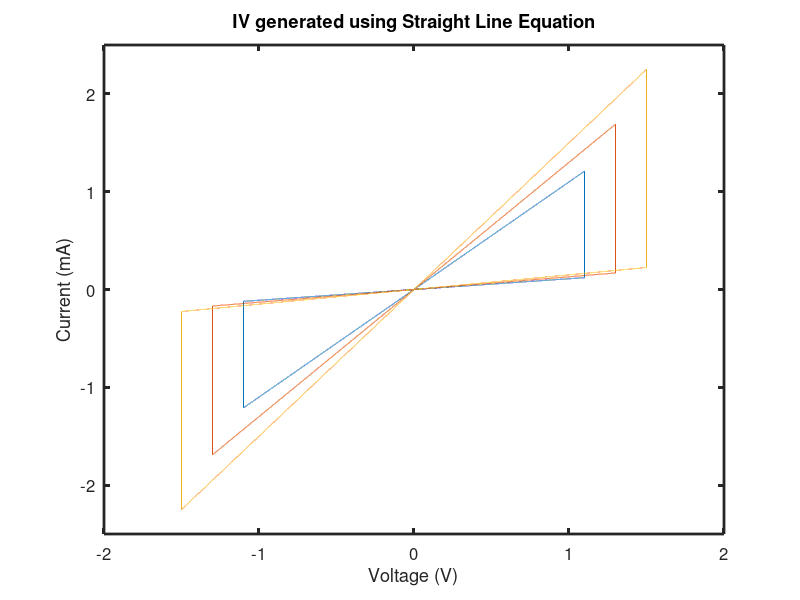
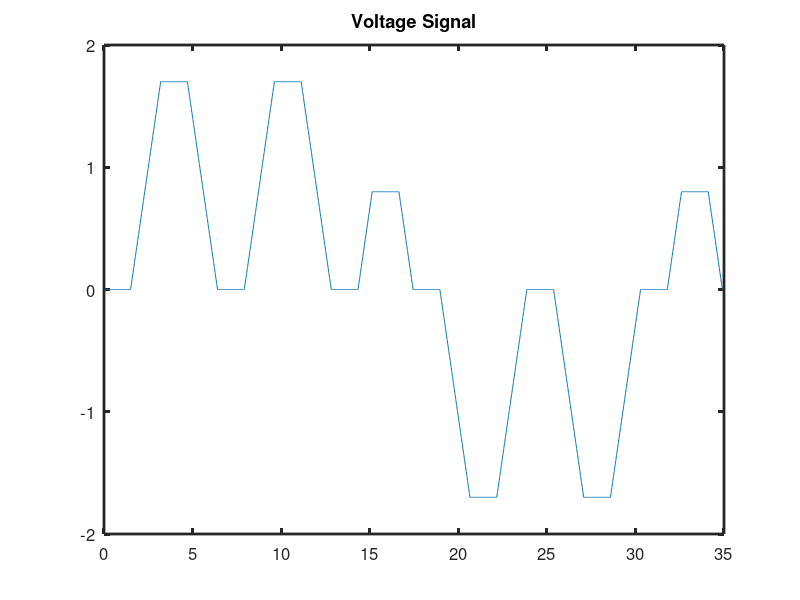
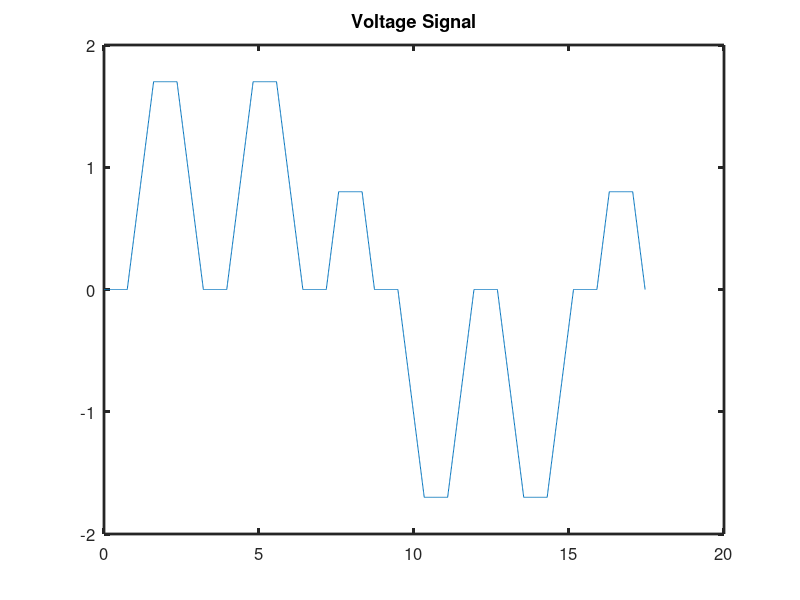
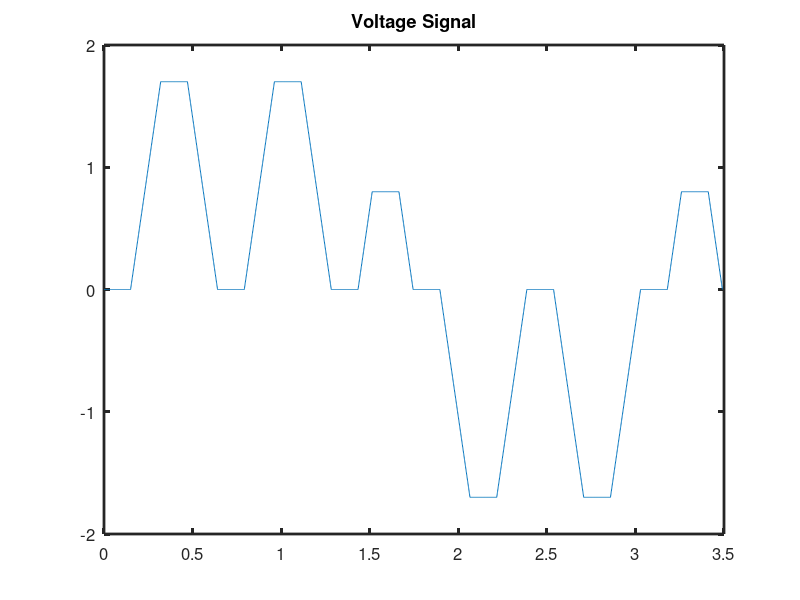

These charts were generated, in order, by the following MATLAB code:
clc;
close all;
clear all;
% Generation of IV %
Vset=[1.1,1.3,1.5];
Vreset=[-1.1,-1.3,-1.5];
%HRS%
m_h = [0.11,0.13,0.15];
for i=1:3
    v_h{i,1} = Vreset(i):0.0001:Vset(i);
    a = v_h{i,1};
    c_h{i,1} = m_h(i)*a;
end
%LRS%
m_l = [1.1,1.3,1.5];
for i=1:3
    v_l{i,1} = Vset(i):-0.0001:Vreset(i);
    a = v_l{i,1};
    c_l{i,1} = m_l(i)*a;
end
%all%
for i=1:3
    v_all{i,1} = cat(2,v_h{i,1},v_l{i,1},v_h{i,1}(1));
    c_all{i,1} = cat(2,c_h{i,1},c_l{i,1},c_h{i,1}(1));
end
for i=1:3
    plot(v_all{i,1},c_all{i,1});
    hold on
end
set(gca,'FontSize', 12, 'LineWidth', 2);
xlabel('Voltage (V)');
ylabel('Current (mA)');
title('IV generated using Straight Line Equation');
xlim([-2.0 2.0]);
ylim([-2.5 2.5]);
% Voltage Signal Generation%
%read pluse%
Vmax=1.7;
Vmin=-1.7;
Vread = 0.8;
v1 = repelem([0.0],150);
v2 = 0:0.01:Vmax;
v3 = repelem([Vmax],150);
v4 = Vmax:-0.01:0;
vv_set = cat(2,v1,v2,v3,v4);
v1 = repelem([0.0],150);
v2 = 0:-0.01:Vmin;
v3 = repelem([Vmin],150);
v4 = Vmin:0.01:0;
vv_reset = cat(2,v1,v2,v3,v4);
v1 = repelem([0.0],150);
v2 = 0:0.01:Vread;
v3 = repelem([Vread],150);
v4 = Vread:-0.01:0;
vv_read = cat(2,v1,v2,v3,v4);
v = cat(2,vv_set,vv_set,vv_read,vv_reset,vv_reset,vv_read);
deltat = [0.01,0.005,0.001];
for i =1:3
    v_sig{i,1} = v;
end
t_sig{1,1} = 0:0.01:34.91;
t_sig{2,1} = 0:0.005:17.455;
t_sig{3,1} = 0:0.001:3.491;
for i=1:3
    figure;
    plot(t_sig{i,1},v_sig{i,1});
    set(gca,'FontSize', 12, 'LineWidth', 2);
    title('Voltage Signal');
end
%random read pluse%
% vv_1 = [vv_read,vv_set];
% vv_2 = [vv_read,vv_reset];
% vv = {vv_1;vv_2};
% v = [];
% for n =1:10
% %     r = Vmin+(Vmax-Vmin)*rand(1);
%     r = randi([1,2],1,1);
%     v = [v,vv{r}];
% end
% for i =1:3
%     v_sig{i,1} = v;
% end
% deltat = [0.01,0.005,0.001];
% t_sig{1,1} = 0:0.01:110.39;
% t_sig{2,1} = 0:0.005:55.195;
% t_sig{3,1} = 0:0.001:11.039;
% for i=1:3
%     figure;
%     plot(t_sig{i,1},v_sig{i,1});
%     set(gca,'FontSize', 12, 'LineWidth', 2);
%     title('Voltage Signal');
% end
%discrete state Calculation%
for j =1:3
    for i = 1:length(v_sig{j,1})
        if v_sig{j,1}(i)>Vset(j)
            state{j,1}(i)=0;
        elseif v_sig{j,1}(i)< Vreset(j)
            state{j,1}(i)=1;
        else
            if i==1
                state{j,1}(i)=1;
            else
                state{j,1}(i)=state{j,1}(i-1);
            end
        end
        if state{j,1}(i)==1 % HRS
            I_sig{j,1}(i)=interp1(v_h{j,1},c_h{j,1},v_sig{j,1}(i),'linear','extrap');
        else % LRS
            I_sig{j,1}(i)=interp1(v_l{j,1},c_l{j,1},v_sig{j,1}(i),'linear','extrap');
        end
    end
end
figure;
for i=1:3
    plot(t_sig{i,1},state{i,1});
    hold on
end
set(gca,'FontSize', 12, 'LineWidth', 2);
ylim([-0.1,1.1]);
title('Discrete State');
figure;
for i=1:3
    plot(t_sig{i,1},I_sig{i,1});
    hold on
end
set(gca,'FontSize', 12, 'LineWidth', 2);
title('Current')
figure;
for i=1:3
    plot(v_sig{i,1},I_sig{i,1});
    hold on
end
set(gca,'FontSize', 12, 'LineWidth', 2);
title('IV for RRAM')
for i=1:3
    b{i,1} = size(state{i,1});
    state{i,1} = reshape(state{i,1},b{i,1}(2),1);
    v_sig{i,1} = reshape(v_sig{i,1},b{i,1}(2),1);
    I_sig{i,1} = reshape(I_sig{i,1},b{i,1}(2),1);
    t_sig{i,1} = reshape(t_sig{i,1},b{i,1}(2),1);
end
%% 
%csv file%
% same points%
% xlswrite('IV_RRAM_TriD_17_1_SWEEP.csv', cellstr('Time=0.01'),'A1:A1');
% xlswrite('IV_RRAM_TriD_17_1_SWEEP.csv', cellstr('State_0.01'),'B1:B1');
% xlswrite('IV_RRAM_TriD_17_1_SWEEP.csv', cellstr('Voltage_0.01'),'C1:C1');
% xlswrite('IV_RRAM_TriD_17_1_SWEEP.csv', cellstr('Current_0.01'),'D1:D1');
% xlswrite('IV_RRAM_TriD_17_1_SWEEP.csv', t_sig{1,1},'A2:A481');
% xlswrite('IV_RRAM_TriD_17_1_SWEEP.csv', state{1,1},'B2:B481');
% xlswrite('IV_RRAM_TriD_17_1_SWEEP.csv', v_sig{1,1},'C2:C481');
% xlswrite('IV_RRAM_TriD_17_1_SWEEP.csv', I_sig{1,1},'D2:D481');
% xlswrite('IV_RRAM_TriD_17_1_SWEEP.csv', cellstr('Time=0.005'),'E1:E1');
% xlswrite('IV_RRAM_TriD_17_1_SWEEP.csv', cellstr('State_0.005'),'F1:F1');
% xlswrite('IV_RRAM_TriD_17_1_SWEEP.csv', cellstr('Voltage_0.005'),'G1:G1');
% xlswrite('IV_RRAM_TriD_17_1_SWEEP.csv', cellstr('Current_0.005'),'H1:H1');
% xlswrite('IV_RRAM_TriD_17_1_SWEEP.csv', t_sig{2,1},'E2:E481');
% xlswrite('IV_RRAM_TriD_17_1_SWEEP.csv', state{2,1},'F2:F481');
% xlswrite('IV_RRAM_TriD_17_1_SWEEP.csv', v_sig{2,1},'G2:G481');
% xlswrite('IV_RRAM_TriD_17_1_SWEEP.csv', I_sig{2,1},'H2:H481');
% xlswrite('IV_RRAM_TriD_17_1_SWEEP.csv', cellstr('Time=0.001'),'I1:I1');
% xlswrite('IV_RRAM_TriD_17_1_SWEEP.csv', cellstr('State_0.001'),'J1:J1');
% xlswrite('IV_RRAM_TriD_17_1_SWEEP.csv', cellstr('Voltage_0.001'),'K1:K1');
% xlswrite('IV_RRAM_TriD_17_1_SWEEP.csv', cellstr('Current_0.001'),'L1:L1');
% xlswrite('IV_RRAM_TriD_17_1_SWEEP.csv', t_sig{3,1},'I2:I481');
% xlswrite('IV_RRAM_TriD_17_1_SWEEP.csv', state{3,1},'J2:J481');
% xlswrite('IV_RRAM_TriD_17_1_SWEEP.csv', v_sig{3,1},'K2:K481');
% xlswrite('IV_RRAM_TriD_17_1_SWEEP.csv', I_sig{3,1},'L2:L481');
% xlswrite('IV_RRAM_RanD_17_1_SWEEP.csv', cellstr('Time=0.01'),'A1:A1');
% xlswrite('IV_RRAM_RanD_17_1_SWEEP.csv', cellstr('State_0.01'),'B1:B1');
% xlswrite('IV_RRAM_RanD_17_1_SWEEP.csv', cellstr('Voltage_0.01'),'C1:C1');
% xlswrite('IV_RRAM_RanD_17_1_SWEEP.csv', cellstr('Current_0.01'),'D1:D1');
% xlswrite('IV_RRAM_RanD_17_1_SWEEP.csv', t_sig{1,1},'A2:A1541');
% xlswrite('IV_RRAM_RanD_17_1_SWEEP.csv', state{1,1},'B2:B1541');
% xlswrite('IV_RRAM_RanD_17_1_SWEEP.csv', v_sig{1,1},'C2:C1541');
% xlswrite('IV_RRAM_RanD_17_1_SWEEP.csv', I_sig{1,1},'D2:D1541');
% xlswrite('IV_RRAM_RanD_17_1_SWEEP.csv', cellstr('Time=0.005'),'E1:E1');
% xlswrite('IV_RRAM_RanD_17_1_SWEEP.csv', cellstr('State_0.005'),'F1:F1');
% xlswrite('IV_RRAM_RanD_17_1_SWEEP.csv', cellstr('Voltage_0.005'),'G1:G1');
% xlswrite('IV_RRAM_RanD_17_1_SWEEP.csv', cellstr('Current_0.005'),'H1:H1');
% xlswrite('IV_RRAM_RanD_17_1_SWEEP.csv', t_sig{2,1},'E2:E1541');
% xlswrite('IV_RRAM_RanD_17_1_SWEEP.csv', state{2,1},'F2:F1541');
% xlswrite('IV_RRAM_RanD_17_1_SWEEP.csv', v_sig{2,1},'G2:G1541');
% xlswrite('IV_RRAM_RanD_17_1_SWEEP.csv', I_sig{2,1},'H2:H1541');
% xlswrite('IV_RRAM_RanD_17_1_SWEEP.csv', cellstr('Time=0.001'),'I1:I1');
% xlswrite('IV_RRAM_RanD_17_1_SWEEP.csv', cellstr('State_0.001'),'J1:J1');
% xlswrite('IV_RRAM_RanD_17_1_SWEEP.csv', cellstr('Voltage_0.001'),'K1:K1');
% xlswrite('IV_RRAM_RanD_17_1_SWEEP.csv', cellstr('Current_0.001'),'L1:L1');
% xlswrite('IV_RRAM_RanD_17_1_SWEEP.csv', t_sig{3,1},'I2:I1541');
% xlswrite('IV_RRAM_RanD_17_1_SWEEP.csv', state{3,1},'J2:J1541');
% xlswrite('IV_RRAM_RanD_17_1_SWEEP.csv', v_sig{3,1},'K2:K1541');
% xlswrite('IV_RRAM_RanD_17_1_SWEEP.csv', I_sig{3,1},'L2:L1541');
% xlswrite('IV_RRAM_TriD_17_2_SWEEP.csv', cellstr('Time=0.01'),'A1:A1');
% xlswrite('IV_RRAM_TriD_17_2_SWEEP.csv', cellstr('State_0.01'),'B1:B1');
% xlswrite('IV_RRAM_TriD_17_2_SWEEP.csv', cellstr('Voltage_0.01'),'C1:C1');
% xlswrite('IV_RRAM_TriD_17_2_SWEEP.csv', cellstr('Current_0.01'),'D1:D1');
% xlswrite('IV_RRAM_TriD_17_2_SWEEP.csv', t_sig{1,1},'A2:A3493');
% xlswrite('IV_RRAM_TriD_17_2_SWEEP.csv', state{1,1},'B2:B3493');
% xlswrite('IV_RRAM_TriD_17_2_SWEEP.csv', v_sig{1,1},'C2:C3493');
% xlswrite('IV_RRAM_TriD_17_2_SWEEP.csv', I_sig{1,1},'D2:D3493');
% xlswrite('IV_RRAM_TriD_17_2_SWEEP.csv', cellstr('Time=0.005'),'E1:E1');
% xlswrite('IV_RRAM_TriD_17_2_SWEEP.csv', cellstr('State_0.005'),'F1:F1');
% xlswrite('IV_RRAM_TriD_17_2_SWEEP.csv', cellstr('Voltage_0.005'),'G1:G1');
% xlswrite('IV_RRAM_TriD_17_2_SWEEP.csv', cellstr('Current_0.005'),'H1:H1');
% xlswrite('IV_RRAM_TriD_17_2_SWEEP.csv', t_sig{2,1},'E2:E3493');
% xlswrite('IV_RRAM_TriD_17_2_SWEEP.csv', state{2,1},'F2:F3493');
% xlswrite('IV_RRAM_TriD_17_2_SWEEP.csv', v_sig{2,1},'G2:G3493');
% xlswrite('IV_RRAM_TriD_17_2_SWEEP.csv', I_sig{2,1},'H2:H3493');
% xlswrite('IV_RRAM_TriD_17_2_SWEEP.csv', cellstr('Time=0.001'),'I1:I1');
% xlswrite('IV_RRAM_TriD_17_2_SWEEP.csv', cellstr('State_0.001'),'J1:J1');
% xlswrite('IV_RRAM_TriD_17_2_SWEEP.csv', cellstr('Voltage_0.001'),'K1:K1');
% xlswrite('IV_RRAM_TriD_17_2_SWEEP.csv', cellstr('Current_0.001'),'L1:L1');
% xlswrite('IV_RRAM_TriD_17_2_SWEEP.csv', t_sig{3,1},'I2:I3493');
% xlswrite('IV_RRAM_TriD_17_2_SWEEP.csv', state{3,1},'J2:J3493');
% xlswrite('IV_RRAM_TriD_17_2_SWEEP.csv', v_sig{3,1},'K2:K3493');
% xlswrite('IV_RRAM_TriD_17_2_SWEEP.csv', I_sig{3,1},'L2:L3493');
% xlswrite('IV_RRAM_RanD_17_2_SWEEP.csv', cellstr('Time=0.01'),'A1:A1');
% xlswrite('IV_RRAM_RanD_17_2_SWEEP.csv', cellstr('State_0.01'),'B1:B1');
% xlswrite('IV_RRAM_RanD_17_2_SWEEP.csv', cellstr('Voltage_0.01'),'C1:C1');
% xlswrite('IV_RRAM_RanD_17_2_SWEEP.csv', cellstr('Current_0.01'),'D1:D1');
% xlswrite('IV_RRAM_RanD_17_2_SWEEP.csv', t_sig{1,1},'A2:A11041');
% xlswrite('IV_RRAM_RanD_17_2_SWEEP.csv', state{1,1},'B2:B11041');
% xlswrite('IV_RRAM_RanD_17_2_SWEEP.csv', v_sig{1,1},'C2:C11041');
% xlswrite('IV_RRAM_RanD_17_2_SWEEP.csv', I_sig{1,1},'D2:D11041');
% xlswrite('IV_RRAM_RanD_17_2_SWEEP.csv', cellstr('Time=0.005'),'E1:E1');
% xlswrite('IV_RRAM_RanD_17_2_SWEEP.csv', cellstr('State_0.005'),'F1:F1');
% xlswrite('IV_RRAM_RanD_17_2_SWEEP.csv', cellstr('Voltage_0.005'),'G1:G1');
% xlswrite('IV_RRAM_RanD_17_2_SWEEP.csv', cellstr('Current_0.005'),'H1:H1');
% xlswrite('IV_RRAM_RanD_17_2_SWEEP.csv', t_sig{2,1},'E2:E11041');
% xlswrite('IV_RRAM_RanD_17_2_SWEEP.csv', state{2,1},'F2:F11041');
% xlswrite('IV_RRAM_RanD_17_2_SWEEP.csv', v_sig{2,1},'G2:G11041');
% xlswrite('IV_RRAM_RanD_17_2_SWEEP.csv', I_sig{2,1},'H2:H11041');
% xlswrite('IV_RRAM_RanD_17_2_SWEEP.csv', cellstr('Time=0.001'),'I1:I1');
% xlswrite('IV_RRAM_RanD_17_2_SWEEP.csv', cellstr('State_0.001'),'J1:J1');
% xlswrite('IV_RRAM_RanD_17_2_SWEEP.csv', cellstr('Voltage_0.001'),'K1:K1');
% xlswrite('IV_RRAM_RanD_17_2_SWEEP.csv', cellstr('Current_0.001'),'L1:L1');
% xlswrite('IV_RRAM_RanD_17_2_SWEEP.csv', t_sig{3,1},'I2:I11041');
% xlswrite('IV_RRAM_RanD_17_2_SWEEP.csv', state{3,1},'J2:J11041');
% xlswrite('IV_RRAM_RanD_17_2_SWEEP.csv', v_sig{3,1},'K2:K11041');
% xlswrite('IV_RRAM_RanD_17_2_SWEEP.csv', I_sig{3,1},'L2:L11041');
% one second%
% xlswrite('IV_RRAM_TriD_17_1_SWEEP_1.csv', cellstr('Time=0.01'),'A1:A1');
% xlswrite('IV_RRAM_TriD_17_1_SWEEP_1.csv', cellstr('State_0.01'),'B1:B1');
% xlswrite('IV_RRAM_TriD_17_1_SWEEP_1.csv', cellstr('Voltage_0.01'),'C1:C1');
% xlswrite('IV_RRAM_TriD_17_1_SWEEP_1.csv', cellstr('Current_0.01'),'D1:D1');
% xlswrite('IV_RRAM_TriD_17_1_SWEEP_1.csv', t_sig{1,1},'A2:A102');
% xlswrite('IV_RRAM_TriD_17_1_SWEEP_1.csv', state{1,1},'B2:B102');
% xlswrite('IV_RRAM_TriD_17_1_SWEEP_1.csv', v_sig{1,1},'C2:C102');
% xlswrite('IV_RRAM_TriD_17_1_SWEEP_1.csv', I_sig{1,1},'D2:D102');
% xlswrite('IV_RRAM_TriD_17_1_SWEEP_1.csv', cellstr('Time=0.005'),'E1:E1');
% xlswrite('IV_RRAM_TriD_17_1_SWEEP_1.csv', cellstr('State_0.005'),'F1:F1');
% xlswrite('IV_RRAM_TriD_17_1_SWEEP_1.csv', cellstr('Voltage_0.005'),'G1:G1');
% xlswrite('IV_RRAM_TriD_17_1_SWEEP_1.csv', cellstr('Current_0.005'),'H1:H1');
% xlswrite('IV_RRAM_TriD_17_1_SWEEP_1.csv', t_sig{2,1},'E2:E202');
% xlswrite('IV_RRAM_TriD_17_1_SWEEP_1.csv', state{2,1},'F2:F202');
% xlswrite('IV_RRAM_TriD_17_1_SWEEP_1.csv', v_sig{2,1},'G2:G202');
% xlswrite('IV_RRAM_TriD_17_1_SWEEP_1.csv', I_sig{2,1},'H2:H202');
% xlswrite('IV_RRAM_TriD_17_1_SWEEP_1.csv', cellstr('Time=0.001'),'I1:I1');
% xlswrite('IV_RRAM_TriD_17_1_SWEEP_1.csv', cellstr('State_0.001'),'J1:J1');
% xlswrite('IV_RRAM_TriD_17_1_SWEEP_1.csv', cellstr('Voltage_0.001'),'K1:K1');
% xlswrite('IV_RRAM_TriD_17_1_SWEEP_1.csv', cellstr('Current_0.001'),'L1:L1');
% xlswrite('IV_RRAM_TriD_17_1_SWEEP_1.csv', t_sig{3,1},'I2:I1002');
% xlswrite('IV_RRAM_TriD_17_1_SWEEP_1.csv', state{3,1},'J2:J1002');
% xlswrite('IV_RRAM_TriD_17_1_SWEEP_1.csv', v_sig{3,1},'K2:K1002');
% xlswrite('IV_RRAM_TriD_17_1_SWEEP_1.csv', I_sig{3,1},'L2:L1002');